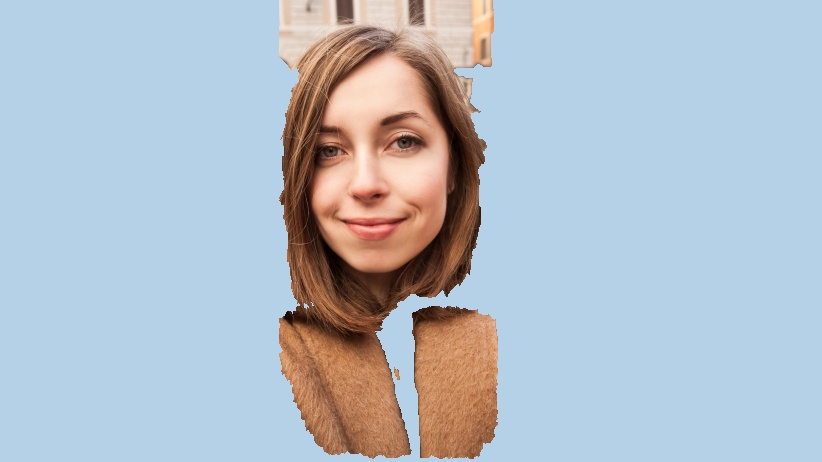
//> input picture Source/FaceTracking/UnitTests/RandomOnline.jpeg_display.jpg, 822 x 462 px
$ ./Display RandomOnline.jpeg_display.jpg   (built with g++ and OpenCV 4)
//> lines starting //> are read from the running program, lines starting //| are printed output that depends on the picture; after the words box and inside, x2 and y2 are one past the last pixel; in counts of white or black regions, pixels touching at a corner belong together
### Source/FaceTracking/Face.hpp
#include "opencv2/imgcodecs.hpp"
#include "opencv2/imgproc.hpp"
#include "opencv2/core.hpp"
#include "opencv2/videoio.hpp"
#include "opencv2/video.hpp"
#include "opencv2/imgproc.hpp"
#include "opencv2/highgui.hpp"
using namespace cv;
class Face
{
	public:
		virtual int numFaces()=0;
		virtual void update(Mat &frame)=0;
    virtual void getFace(Mat &disp, Rect & rect)=0;

		virtual ~Face(){}
};

### Source/FaceTracking/DefaultFace.hpp
#include "Face.hpp"
#include "opencv2/objdetect.hpp"
#include "opencv2/highgui.hpp"
#include "opencv2/imgproc.hpp"
#ifndef DEFAULT_FACE_H
#define DEFAULT_FACE_H
using namespace cv;
using namespace std;
class DefaultFace : public Face
{
	public:
		DefaultFace();
		virtual int numFaces();
		virtual void update(Mat &frame);
		virtual void getFace(Mat &disp, Rect & rect);

	private:
		void detectFace(Mat& frame, vector<Rect_<int> > &faces) ;
		CascadeClassifier face_cascade, eyes_cascade;
		vector<Rect_<int> > faces;

};

#endif

### Source/FaceTracking/DefaultFace.cpp
#include "DefaultFace.hpp"
#include<iostream>
using namespace std;
DefaultFace::DefaultFace(){
	face_cascade.load("../haarcascade_frontalface_alt.xml"); // load face classifiers
}
void DefaultFace::update(Mat & frame)
{
	detectFace(frame, faces);
	return;
}
// [4 lines left out: function numFaces, not called in this run]
void DefaultFace::getFace(Mat &disp, Rect & rect)
{
	Mat faceImg=disp.clone();
    faceImg.setTo(Scalar(0, 0, 0));
	Mat display=disp.clone();
	if(faces.size()>0)
	{
		Rect face = faces[0];
		rect=face;
    int width=face.width;
    int height=face.height;
		int x=face.x;
		int y=face.y;
		int diff=x+width-disp.cols;
		bool first=false;
		diff=y+height-disp.rows;
			cout<<diff<<endl;
		if(diff>0)
		{
			first=true;
			y-=diff/3;
			height-=diff*2/3;
		}
		diff=y+height-disp.rows;
			cout<<diff<<endl;
		if(diff>0)
		{
			height-=diff;
		}
		diff=height/2-y;
			cout<<diff<<endl;
		if(diff>0)
		{
			if(first)
			{
				y=0;
				height=disp.rows-2;
			}
			else{
			y+=(diff/3);
			height-=diff*2/3;
			diff=height/2-y;
			cout<<diff<<endl;
			if(diff>0)
			{
				height-=diff;
			}
			}
		}
		first=false;
		diff=x+width-disp.cols;
		if(diff>0)
		{
			first=true;
			x-=diff/3;
			width-=diff*2/3;
		}
		diff=x+width-disp.cols;
		if(diff>0)
		{
			width-=diff;
		}
		diff=width/2-x;
		if(diff>0)
		{
			if(first)
			{
				x=0;
				width=disp.cols-2;
			}
			else{
			x+=(diff/3);
			width-=diff*2/3;
			diff=height/2-x;
			if(diff>0)
			{
				height-=diff;
			}
			}
		}
		rect=Rect(Point(x, y), Size(width,height));
	}
// [19 lines of commented-out code are left out]
}
void DefaultFace::detectFace(Mat& frame, vector<Rect_<int> > &faces) {
	face_cascade.detectMultiScale(frame,faces, 1.15, 3, 0 | CASCADE_SCALE_IMAGE, Size(30, 30));
}

### Source/FaceTracking/UnitTests/Display.cpp
#include <stdexcept>
#include<string>
//opencv
#include "opencv2/imgcodecs.hpp"
#include "opencv2/imgproc.hpp"
#include "opencv2/core.hpp"
#include "opencv2/videoio.hpp"
#include "opencv2/video.hpp"
#include "opencv2/imgproc.hpp"
#include "opencv2/highgui.hpp"
//C
#include <stdio.h>
//C++
#include <iostream>
#include <sstream>
#include "../DefaultFace.hpp"
using namespace cv;
using namespace std;
// Global variables
void processFrame(Mat & frame);
void processVideo(char* videoFilename);
void processImage(char* imageName);
int backgroundFilterAmmount=50;
int numFramesToRemember=100;
int waitAmmount=0;
Mat frame;
Mat lastProcessed;
void setRectInMask(Mat &mask, Rect &rect)
{
    CV_Assert( !mask.empty() );
    mask.setTo( GC_BGD );
    rect.x = max(0, rect.x);
    rect.y = max(0, rect.y);
    rect.width = min(rect.width, mask.cols-rect.x);
    rect.height = min(rect.height, mask.rows-rect.y);
    (mask(rect)).setTo( Scalar(GC_PR_FGD) );
}
void getBinMask( const Mat& comMask, Mat& binMask )
{
    if( comMask.empty() || comMask.type()!=CV_8UC1 )
        CV_Error( Error::StsBadArg, "comMask is empty or has incorrect type (not CV_8UC1)" );
    if( binMask.empty() || binMask.rows!=comMask.rows || binMask.cols!=comMask.cols )
        binMask.create( comMask.size(), CV_8UC1 );
    binMask = comMask & 1;
}
void getGrab(Mat &source, Mat &dest, Rect& rect)
{
  Mat bgM, fgModel;
	dest.create(source.size(), CV_8UC1);
	if(!dest.empty())
	dest.setTo(Scalar::all(GC_BGD));
	rect.width=source.cols-5;
	rect.x=5;
	rect.height=source.rows-10;
	rect.y=10;
	setRectInMask(dest, rect);
	cout<<"THE RECT IS: "<<rect<<endl;
  grabCut(source, dest, rect, bgM, fgModel, 5);
	getBinMask(dest, dest);
}

void getImages(Mat & source, Mat &dst, Rect& r)
{

				Mat cropped=source.clone();
				Rect rect(r);

				Mat mask;
				getGrab(cropped, mask, rect);
				Mat face=mask.clone();
				Mat facecropped=cropped(rect);

// [10 lines of commented-out code are left out]
				Mat totalMask=face;
				cropped.copyTo(dst, totalMask);
				Mat white=cropped.clone();
				white.setTo(Scalar(255, 255, 255));
				Mat black=cropped.clone();
				black.setTo(Scalar(0, 0, 0));

				white.copyTo(black, totalMask);
				black=~black;
        imshow("Black", black);

				Mat blue=cropped.clone();

				blue.setTo(Scalar(232, 209, 181));
				blue=black&blue;
        imshow("Blue", blue);
				dst|=blue;
		//		Mat shirtcropped=cropped(rect);

		//		dst=face|shirt|hair;
}
// [36 lines left out: functions colorReduce, drawContours, not called in this run]
Face *f;
int main(int argc, char* argv[])
{
    //create GUI windows
    namedWindow("Frame");
		f=new DefaultFace();
		try{
    processImage(argv[1]);
		}
		catch(...)
		{
			cout<<"Image processing failed.  Attempting video."<<endl;
			processVideo(argv[1]);
		}
    //destroy GUI windows
		string wrt(argv[1]);
		wrt+="_display.jpg";
		imwrite(wrt, lastProcessed);
    destroyAllWindows();
    return EXIT_SUCCESS;
}
void processFrame(Mat & frame)
{
	cout<<frame.size();
				f->update(frame);
				f->update(frame);
				Rect rect;
				//if(f->numFaces()!=0)
				{
				f->getFace(frame, rect);
				Mat res;
				getImages(frame, res, rect);
//				frame.copyTo(res, grabCut_m);
				//drawContours(newFace,newFace);
				//colorReduce(newFace, 64);
				Mat cropped=frame(rect);
        //get the frame number and write it on the current frame
				//if(cropped.rows>0 && cropped.cols>0)
				{
				cout<<rect<<endl;
				cout<<frame.size()<<endl;
				waitKey( waitAmmount );
        //imshow("Frame", cropped);
					//if(res.rows>0 && res.cols>0)
					{
					cout<<"SHOWING GRABCUT";
       			imshow("Grab Cut", res);
						lastProcessed=res;
					}
				}
				moveWindow("Frame", 0, 500);
        //get the input from the keyboard
				//if(f->numFaces()!=0)
				}
        imshow("Frame", frame);
}
void processImage(char* imageName)
{
//> called with imageName = "RandomOnline.jpeg_display.jpg"
		Mat image;
		String s("../../Testing/Input/");
		s+=imageName;
    image = imread( s );
//> image is the input picture: 462 rows x 822 cols, CV_8UC3; mean B, G, R 201, 189.5, 178.2
		processFrame(image);
//| [822 x 462]
//> in detectFace, `face_cascade.detectMultiScale(frame,faces, 1.15, 3, 0 | CASCADE_SCALE_..`: faces = 1 Rect (x, y, width, height): [278, 73, 187, 187]
//> in getFace, `faceImg.setTo(Scalar(0, 0, 0));`: faceImg: 462 rows x 822 cols, CV_8UC3; every value is 0
//> in getFace, `Rect face = faces[0];`: face = Rect(278, 73, 187, 187)
//> in getFace, `int width=face.width;`: width = 187
//> in getFace, `int x=face.x;`: x = 278
//> in getFace, `int y=face.y;`: y = 73
//> in getFace, `int diff=x+width-disp.cols;`: diff = -357
//> in getFace, `diff=y+height-disp.rows;`: diff = -202
//| -202
//| -202
//> in getFace, `diff=height/2-y;`: diff = 20
//| 20
//> in getFace, `y+=(diff/3);`: y = 79
//> in getFace, `height-=diff*2/3;`: height = 174
//> in getFace, `diff=height/2-y;`: diff = 8
//| 8
//> in getFace, `height-=diff;`: height = 166
//> in getFace, `diff=x+width-disp.cols;`: diff = -357
//> in getFace, `diff=width/2-x;`: diff = -185
//> in getFace, `rect=Rect(Point(x, y), Size(width,height));`: rect = Rect(278, 79, 187, 166)
//> in getGrab, `rect.width=source.cols-5;`: rect = Rect(278, 79, 817, 166)
//> in getGrab, `rect.x=5;`: rect = Rect(5, 79, 817, 166)
//> in getGrab, `rect.height=source.rows-10;`: rect = Rect(5, 79, 817, 452)
//> in getGrab, `rect.y=10;`: rect = Rect(5, 10, 817, 452)
//> in getGrab, `setRectInMask(dest, rect);`:
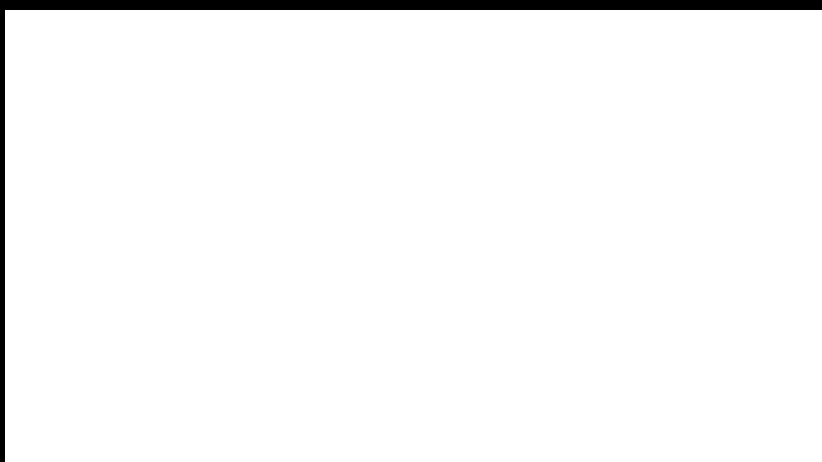
//> dest: 462 rows x 822 cols, CV_8UC1; values 0 (black) and 3 (white), 97.2% white; 1 black region, box (x1, y1, x2, y2) and area: (0, 0, 822, 462) 10480
//| THE RECT IS: [817 x 452 from (5, 10)]
//> in getGrab, `grabCut(source, dest, rect, bgM, fgModel, 5);`:
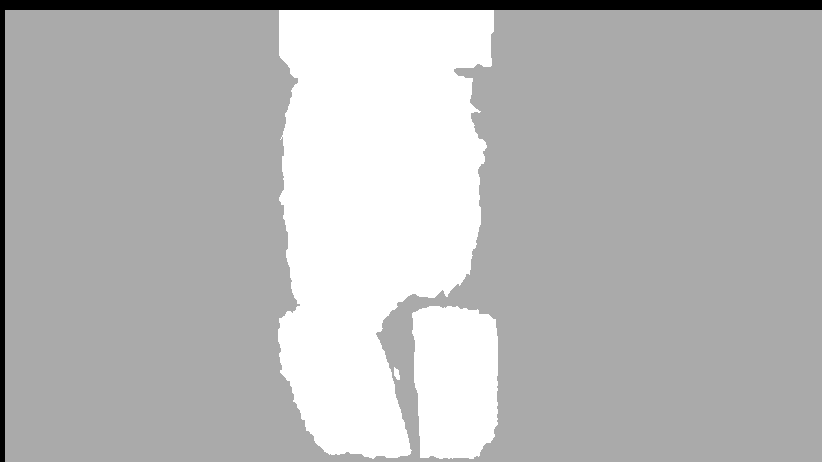
//> dest: 462 rows x 822 cols, CV_8UC1; min 0, max 3, mean 2.16; drawn with min black and max white
//> in getGrab, `grabCut(source, dest, rect, bgM, fgModel, 5);`: bgM = 65 values, max 230.5 at index 5, min -0.14 at index 22, mean 11.84; fgModel = 65 values, max 3791.4 at index 28, min 0 at index 1, mean 464.1
//> in getBinMask, `binMask = comMask & 1;`:
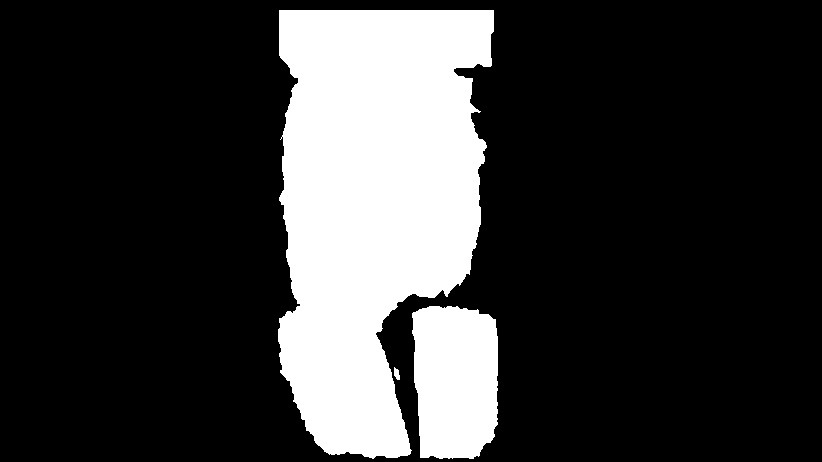
//> binMask: 462 rows x 822 cols, CV_8UC1; values 0 (black) and 1 (white), 21.9% white; 3 white regions, box (x1, y1, x2, y2) and area: (278, 10, 494, 459) 71294, (412, 306, 498, 459) 11758, (394, 367, 400, 380) 54
//> in getImages, `getGrab(cropped, mask, rect);`: rect = Rect(5, 10, 817, 452)
//> in getImages, `Mat facecropped=cropped(rect);`:
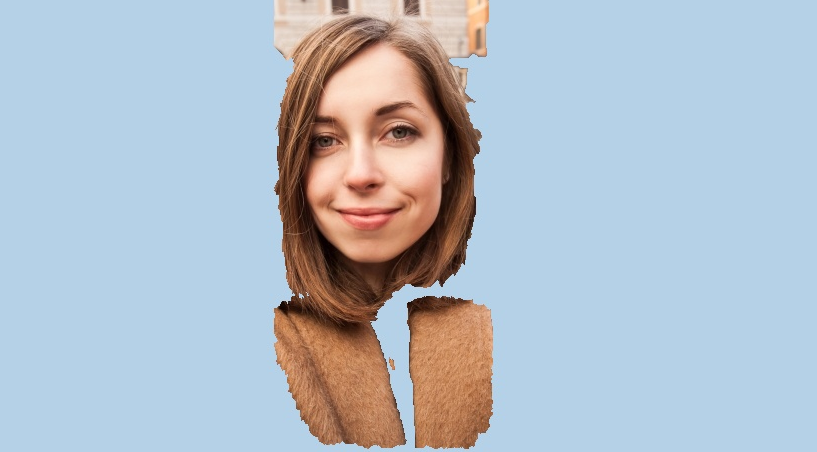
//> facecropped: 452 rows x 817 cols, CV_8UC3; mean B, G, R 200.5, 189.1, 178
//> in getImages, `cropped.copyTo(dst, totalMask);`:
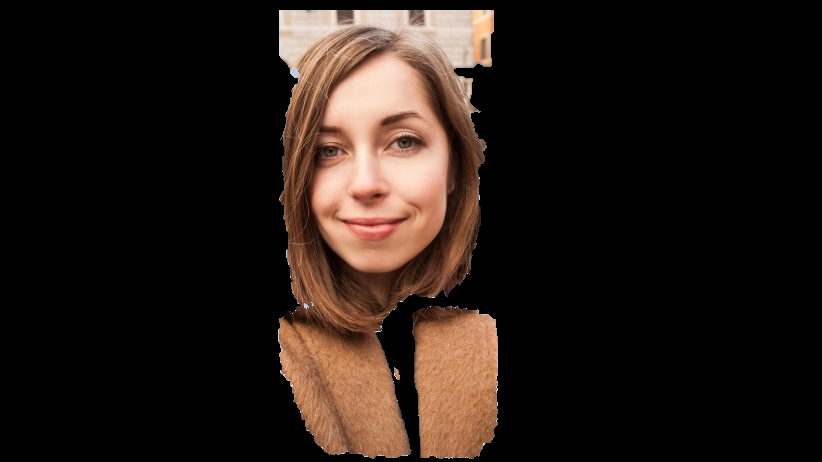
//> dst: 462 rows x 822 cols, CV_8UC3; mean B, G, R 20.9, 26.4, 36.6
//> in getImages, `white.setTo(Scalar(255, 255, 255));`: white: 462 rows x 822 cols, CV_8UC3; every value is 255
//> in getImages, `blue=black&blue;`:
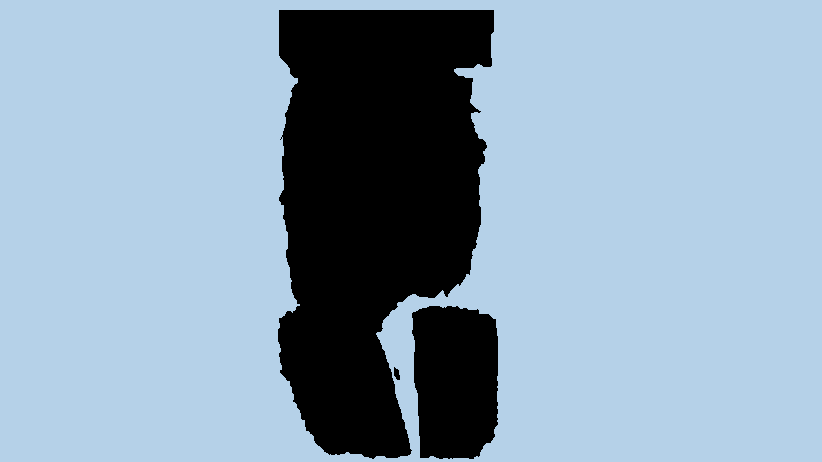
//> blue: 462 rows x 822 cols, CV_8UC3; mean B, G, R 181.2, 163.3, 141.4
//> in processFrame, `Mat cropped=frame(rect);`:
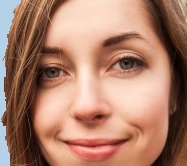
//> cropped: 166 rows x 187 cols, CV_8UC3; mean B, G, R 107.9, 127.6, 172.9
//| [187 x 166 from (278, 79)]
//| [822 x 462]
				waitKey( 0 );
}
// [17 lines left out: function processVideo, not called in this run]

$ run again, on Source/FaceTracking/UnitTests/ed2.jpg_display.jpg
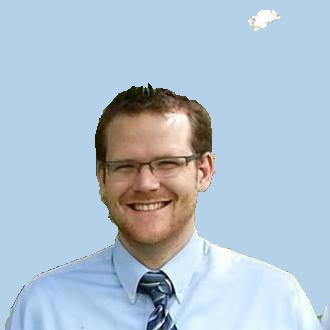
//> input picture Source/FaceTracking/UnitTests/ed2.jpg_display.jpg, 330 x 330 px
//> in processImage, image is the input picture: 330 rows x 330 cols, CV_8UC3; mean B, G, R 209.4, 194.4, 176.1
//| [330 x 330]
//> in detectFace, `face_cascade.detectMultiScale(frame,faces, 1.15, 3, 0 | CASCADE_SCALE_..`: faces = 1 Rect (x, y, width, height): [92, 124, 110, 110]
//> faceImg: 330 rows x 330 cols, CV_8UC3; every value is 0
//> face = Rect(92, 124, 110, 110)
//> width = 110
//> x = 92
//> y = 124
//> in getFace, `int diff=x+width-disp.cols;`: diff = -128
//> in getFace, `diff=y+height-disp.rows;`: diff = -96
//| -96
//| -96
//> in getFace, `diff=height/2-y;`: diff = -69
//| -69
//> in getFace, `diff=x+width-disp.cols;`: diff = -128
//> in getFace, `diff=width/2-x;`: diff = -37
//> in processFrame, `f->getFace(frame, rect);`: rect = Rect(92, 124, 110, 110)
//> in getGrab, `rect.width=source.cols-5;`: rect = Rect(92, 124, 325, 110)
//> in getGrab, `rect.x=5;`: rect = Rect(5, 124, 325, 110)
//> in getGrab, `rect.height=source.rows-10;`: rect = Rect(5, 124, 325, 320)
//> in getGrab, `rect.y=10;`: rect = Rect(5, 10, 325, 320)
//| THE RECT IS: [325 x 320 from (5, 10)]
//> bgM = 65 values, max 231 at index 5, min -0.0152 at index 22, mean 9.57; fgModel = 65 values, max 6111.8 at index 20, min 0 at index 1, mean 531.4
//> in getBinMask, `binMask = comMask & 1;`:
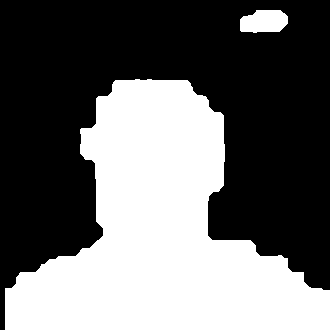
//> binMask: 330 rows x 330 cols, CV_8UC1; values 0 (black) and 1 (white), 41.3% white; 2 white regions, box (x1, y1, x2, y2) and area: (5, 79, 330, 330) 44049, (240, 10, 288, 33) 911
//> in getImages, `getGrab(cropped, mask, rect);`: rect = Rect(5, 10, 325, 320)
//> white: 330 rows x 330 cols, CV_8UC3; every value is 255
//> in processFrame, `Mat cropped=frame(rect);`:
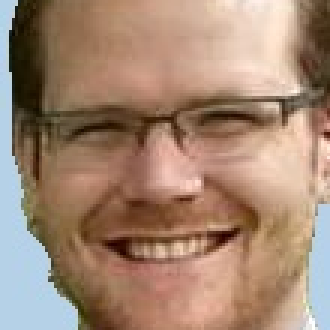
//> cropped: 110 rows x 110 cols, CV_8UC3 (shown 3 times larger); mean B, G, R 114.5, 134.5, 163.2
//| [110 x 110 from (92, 124)]
//| [330 x 330]
